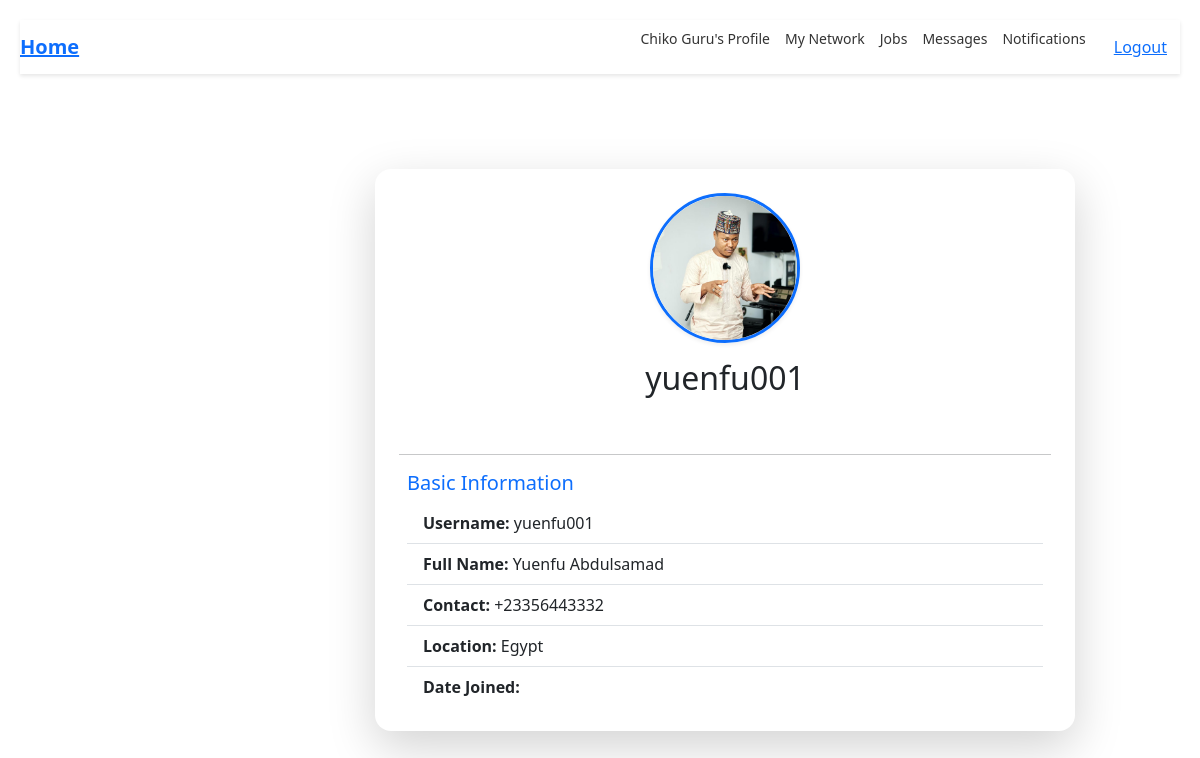
Page /view-profile/2/ (signed in) on the committed database.
### post_app/models.py (models this page shows, shortened)
class Profile(models.Model):
    user = models.OneToOneField(User,on_delete=models.CASCADE,null=True,blank=True)
    profile_pic = models.ImageField(upload_to='profile_pic/', null=True,blank=True)
    contact = models.CharField(max_length=15)
    location = models.CharField(max_length=50)

### post_app/views.py (the view)
# urls.py: path("view-profile/<int:pk>/", views.check_profile, name='check_profile'),
@login_required(login_url='login')
def check_profile(request, pk):
    my_profile = get_object_or_404(Profile, id=pk)
    context = {"profile": my_profile}
    return render(request, "check_profile.html", context)

### templates/check_profile.html (shortened to what this page needs)
{% extends 'base.html' %}
{% block content %}
<div class="container d-flex justify-content-center align-items-center" style="min-height: 90vh;">
    <div class="card shadow-lg border-0 rounded-4 p-4" style="max-width: 700px; width: 100%;">
        <div class="text-center mb-4">
            {% if profile.profile_pic %}
            <img src="{{ profile.profile_pic.url }}" class="rounded-circle border border-3 border-primary shadow-sm"
                 style="width: 150px; height: 150px; object-fit: cover;" alt="Profile Picture">
            {% endif %}
            <h2 class="mt-3">{{ profile.user.username }}</h2>
        </div>
        <hr>
        <div class="px-2">
            <h5 class="text-primary">Basic Information</h5>
            <ul class="list-group list-group-flush">
                <li class="list-group-item"><strong>Username:</strong> {{ profile.user.username }}</li>
                <li class="list-group-item"><strong>Full Name:</strong> {{ profile.user.first_name }} {{ profile.user.last_name }}</li>
                <li class="list-group-item"><strong>Contact:</strong> {{ profile.contact }}</li>
                <li class="list-group-item"><strong>Location:</strong> {{ profile.location }}</li>
                <li class="list-group-item"><strong>Date Joined:</strong> {{ profile.date_joined|date:"M d, Y" }}</li>
            </ul>
        </div>
    </div>
</div>
{% endblock %}

### templates/navbar.html (shortened to what this page needs)
<nav class="navbar">
  <div class="navbar-logo"><a href="{% url 'index' %}">Home</a></div>
  {% if request.user.is_authenticated %}
  <div class="navbar-links">
    <a href="{% url 'profile' %}">{{request.user.first_name}} {{request.user.last_name}}'s Profile</a>
    <a href="#">My Network</a>
    <a href="#">Jobs</a>
    <a href="#">Messages</a>
    <a href="#">Notifications</a>
    <form action="{% url 'logout' %}" method="POST">
      <button type="submit" class="btn btn-link">Logout</button>
    </form>
    {% endif %}
  </div>
</nav>

### static/css/base.css (style rules this page uses)
.navbar { background-color: #ffffff; box-shadow: 0 2px 4px rgba(0,0,0,0.1); padding: 10px 20px; display: flex; justify-content: space-between; align-items: center; position: sticky; top: 0; z-index: 1000; }
.navbar-logo { font-size: 20px; font-weight: bold; color: #0073b1; }
.navbar-links { display: flex; gap: 15px; }
.navbar-links a { text-decoration: none; color: #333; font-size: 14px; }
body { font-family: Arial, sans-serif; background: #f0f2f5; margin: 0; padding: 20px; }

### rows in the picture
Profile: profile_pic (picture), user.username "yuenfu001", user.first_name "Yuenfu", user.last_name "Abdulsamad", contact "+23356443332", location "Egypt"

### other values in the picture
{{ request.user.first_name }} "Chiko"
{{ request.user.last_name }} "Guru"
